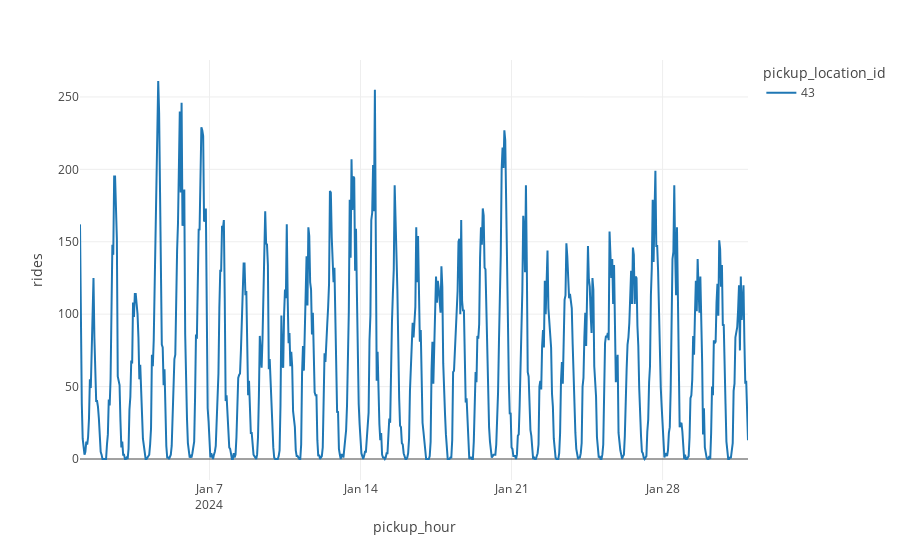

The notebook cell saved with this chart:
### Code cell
plot_rides(agg_rides_all_slots, locations=[43])

### Figure 1 — Plotly figure (JSON) as saved in the notebook; plotly's stock layout.template omitted (floating-point values rounded to 4 significant figures; data arrays with more than 128 entries replaced by an {"elided": "..."} marker saying what was removed)
{"data": [{"hovertemplate": "pickup_location_id=43<br>pickup_hour=%{x}<br>rides=%{y}<extra></extra>", "legendgroup": "43", "line": {"color": "#1F77B4", "dash": "solid"}, "marker": {"symbol": "circle"}, "mode": "lines", "name": "43", "orientation": "v", "showlegend": true, "type": "scatter", "x": {"elided": "744 str values"}, "xaxis": "x", "y": {"elided": "744 int values"}, "yaxis": "y"}], "layout": {"legend": {"title": {"text": "pickup_location_id"}, "tracegroupgap": 0}, "margin": {"t": 60}, "xaxis": {"anchor": "y", "domain": [0, 1], "title": {"text": "pickup_hour"}}, "yaxis": {"anchor": "x", "domain": [0, 1], "title": {"text": "rides"}}}}
